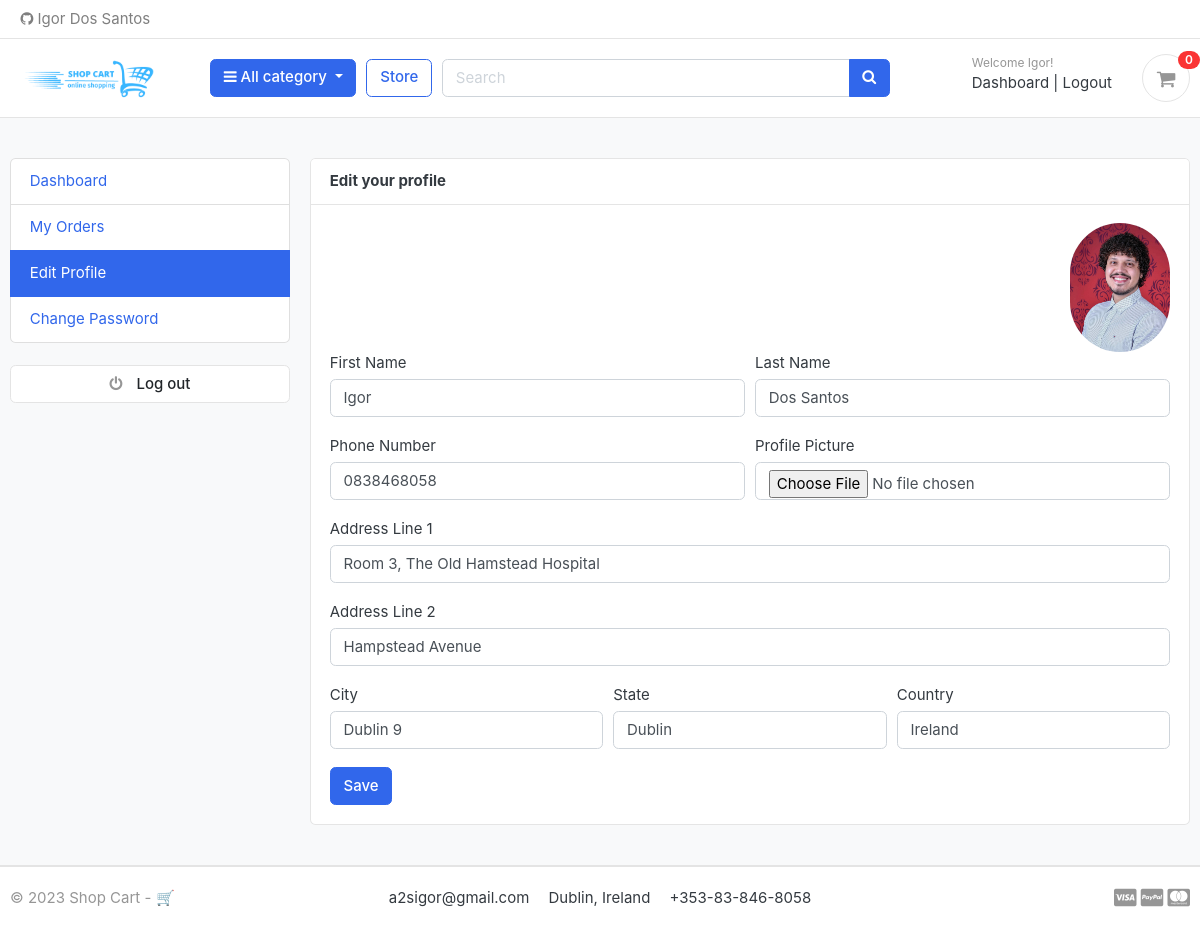
The app's page /accounts/edit_profile/ (signed in) with its own data.
### accounts/models.py (models this page shows, shortened)
class Account(AbstractBaseUser):
    first_name      = models.CharField(max_length=50)
    last_name       = models.CharField(max_length=50)
    username        = models.CharField(max_length=50, unique=True)
    email           = models.EmailField(max_length=100, unique=True)
    phone_number    = models.CharField(max_length=50)
    date_joined     = models.DateTimeField(auto_now_add=True)
    last_login      = models.DateTimeField(auto_now_add=True)
    is_admin        = models.BooleanField(default=False)
    is_staff        = models.BooleanField(default=False)
    is_active        = models.BooleanField(default=False)
    is_superadmin        = models.BooleanField(default=False)
    USERNAME_FIELD = 'email'
    REQUIRED_FIELDS = ['username', 'first_name', 'last_name']
    objects = MyAccountManager()

class UserProfile(models.Model):
    user = models.OneToOneField(Account, on_delete=models.CASCADE) #only one profile for each person
    address_line_1 = models.CharField(blank=True, max_length=100)
    address_line_2 = models.CharField(blank=True, max_length=100)
    profile_picture = models.ImageField(blank=True, upload_to='userprofile')
    city = models.CharField(blank=True, max_length=20)
    state = models.CharField(blank=True, max_length=20)
    country = models.CharField(blank=True, max_length=20)

### accounts/views.py (the view)
# urls.py: path('edit_profile/', views.edit_profile, name='edit_profile'),
@login_required(login_url='login')
def edit_profile(request):
    userprofile = get_object_or_404(UserProfile, user=request.user)
    if request.method == 'POST':
        user_form = UserForm(request.POST, instance=request.user)
        profile_form = UserProfileForm(request.POST, request.FILES, instance=userprofile)
        if user_form.is_valid() and profile_form.is_valid():
            user_form.save()
            profile_form.save()
            messages.success(request, 'Your profile has been updated.')
            return redirect('edit_profile')
    else:
        user_form = UserForm(instance=request.user)
        profile_form = UserProfileForm(instance=userprofile)
    context = {
        'user_form': user_form,
        'profile_form': profile_form,
        'userprofile': userprofile,
    }
    return render(request, 'accounts/edit_profile.html', context)

### accounts/forms.py
class UserForm(forms.ModelForm):
    class Meta:
        model = Account
        fields = ('first_name', 'last_name', 'phone_number')
    def __init__(self, *args, **kwargs):
        super(UserForm, self).__init__(*args, **kwargs)
        for field in self.fields:
            self.fields[field].widget.attrs['class'] = 'form-control'

class UserProfileForm(forms.ModelForm):
    profile_picture = forms.ImageField(required=False, error_messages = {'invalid':("Image files only")}, widget=forms.FileInput)
    class Meta:
        model = UserProfile
        fields = ('address_line_1', 'address_line_2', 'city', 'state', 'country', 'profile_picture')
    def __init__(self, *args, **kwargs):
        super(UserProfileForm, self).__init__(*args, **kwargs)
        for field in self.fields:
            self.fields[field].widget.attrs['class'] = 'form-control'

### carts/context_processors.py (called while the page is built)
def counter(request):
    cart_count = 0
    if 'admin' in request.path:
        return{}
    else:
        try:
            cart = Cart.objects.filter(cart_id=_cart_id(request))
            if request.user.is_authenticated:
                cart_items = CartItem.objects.all().filter(user=request.user)
            else:
                 cart_items = CartItem.objects.all().filter(cart=cart[:1])
            for cart_item in cart_items:
                cart_count += cart_item.quantity
        except cart.DoesNotExist:
            cart_count = 0
    return dict(cart_count = cart_count)

### carts/views.py (called while the page is built)
def _cart_id(request):
    cart = request.session.session_key
    if not cart:
        cart = request.session.create()
    return cart

### category/context_processors.py (called while the page is built)
def menu_links(request):
    links = Category.objects.all()
    return dict(links=links)

### category/models.py (called while the page is built)
    def get_url(self):
        return reverse('products_by_category', args=[self.slug])

### templates/accounts/edit_profile.html (shortened to what this page needs)
{% extends 'base.html' %}
{% block content %}
<section class="section-conten padding-y bg">
<div class="container">
	<div class="row">
	{% include 'includes/dashboard_sidebar.html' %}
	<main class="col-md-9">
		<article class="card">
		<header class="card-header">
			<strong class="d-inline-block mr-3">Edit your profile</strong>
		</header>
		<div class="card-body">
			<div class="text-right">
				<img src="{{userprofile.profile_picture.url}}" alt="Profile Picture" width="100" style="border-radius:50px;">
			</div>
			<div class="row">
			<div class="col-md-12">
				<form action="{% url 'edit_profile' %}" method="POST" enctype="multipart/form-data">
					<div class="form-row">
						<div class="form-group col-md-6">
							<label>First Name</label>
							{{user_form.first_name}}
						</div>
						<div class="form-group col-md-6">
							<label>Last Name</label>
							{{user_form.last_name}}
						</div>
					</div>
					<div class="form-row">
						<div class="form-group col-md-6">
							<label>Phone Number</label>
							{{user_form.phone_number}}
						</div>
						<div class="form-group col-md-6">
							<label>Profile Picture</label>
							{{profile_form.profile_picture}}
						</div>
					</div>
					<div class="form-group">
						<label>Address Line 1</label>
						{{profile_form.address_line_1}}
					</div>
					<div class="form-group">
						<label>Address Line 2</label>
						{{profile_form.address_line_2}}
					</div>
					<div class="form-row">
						<div class="form-group col-md-4">
							<label>City</label>
							{{profile_form.city}}
						</div>
						<div class="form-group col-md-4">
							<label>State</label>
							{{profile_form.state}}
						</div>
						<div class="form-group col-md-4">
							<label>Country</label>
							{{profile_form.country}}
						</div>
					</div>
					<input type="submit" value="Save" class="btn btn-primary">
				</form>
			</div>
			</div>
		</div>
		</article>
	</main>
</div>
</div>
</section>
{% endblock %}

### templates/includes/navbar.html (shortened to what this page needs)
{% load static %}
<header class="section-header">
    <nav class="navbar p-md-0 navbar-expand-sm navbar-light border-bottom">
    <div class="container">
      <div class="collapse navbar-collapse" id="navbarTop4">
        <ul class="navbar-nav">
            <li><a href="https://github.com/Igor-dos-santos" class="nav-link" target="_blank"> <i class="fa fa-github"></i> Igor Dos Santos </a></li>
        </ul>
      </div>
    </div>
    </nav>
    <section class="header-main border-bottom">
        <div class="container">
    <div class="row align-items-center">
        <div class="col-lg-2 col-md-3 col-6">
            <a href="{% url 'home' %}" class="brand-wrap">
                <img class="logo" src="{% static './images/logo.jpg' %}">
            </a>
        </div>
        <div class="col-lg col-sm col-md col-6 flex-grow-0">
            <div class="category-wrap dropdown d-inline-block float-right">
                <button type="button" class="btn btn-primary dropdown-toggle" data-toggle="dropdown">
                    <i class="fa fa-bars"></i> All category
                </button>
            </div>
        </div>
        <a href="{% url 'store' %}" class="btn btn-outline-primary">Store</a>
        <div class="col-lg  col-md-6 col-sm-12 col">
            <form action="{% url 'search' %}" class="search">
                <div class="input-group w-100">
                    <input type="text" class="form-control" style="width:60%;" placeholder="Search" name="keyword">
                    <div class="input-group-append">
                      <button class="btn btn-primary" type="submit">
                        <i class="fa fa-search"></i>
                      </button>
                    </div>
                </div>
            </form>
        </div>
        <div class="col-lg-3 col-sm-6 col-8 order-2 order-lg-3">
                    <div class="d-flex justify-content-end mb-3 mb-lg-0">
                        {% if user.id is None %}
                        <div class="widget-header">
                            <small class="title text-muted">Welcome guest!</small>
                            <div>
                                <a href="{% url 'login' %}">Sign in</a> <span class="dark-transp"> | </span>
                                <a href="{% url 'register' %}"> Register</a>
                            </div>
                        </div>
                        {% else %}
                        <div class="widget-header">
                            <small class="title text-muted">Welcome {{user.first_name}}!</small>
                            <div>
                                <a href="{% url 'dashboard' %}">Dashboard</a> <span class="dark-transp"> | </span>
                                <a href="{% url 'logout' %}"> Logout</a>
                            </div>
                        </div>
                        {% endif %}
                        <a href="{% url 'cart' %}" class="widget-header pl-3 ml-3">
                            <div class="icon icon-sm rounded-circle border"><i class="fa fa-shopping-cart"></i></div>
                            <span class="badge badge-pill badge-danger notify">{{cart_count}}</span>
                        </a>
                    </div>
                </div>
    </div>
        </div>
    </section>
    </header>

### static/css/ui.css (style rules this page uses)
html { font-family: "Inter", sans-serif; font-size: 15px; }
.icon-xs, .icon-sm, .icon-md, .icon-lg { display: inline-block; text-align: center; flex-shrink: 0; flex-grow: 0; }
.icon-sm { width: 48px; height: 48px; line-height: 48px !important; font-size: 20px; }
.padding-y { padding-top: 40px; padding-bottom: 40px; }
article:after, .form-group:after { display: block; clear: both; content: ""; }
.bg { background-color: #f8f9fa; }
.header-main { position: relative; padding-top: 1rem; padding-bottom: 1rem; }
.brand-wrap .logo, .navbar-brand .logo { margin-right: 7px; max-height: 42px; display: inline-block; }
.widget-header { display: inline-block; vertical-align: middle; position: relative; }
.widget-header a { color: #343a40; }
.widget-header i { color: #969696; }
.widget-header .title { display: block; }
.widget-header .notify { position: absolute; top: -3px; right: -10px; }
.notify { position: absolute; top: -4px; right: -10px; display: inline-block; padding: 0.25em 0.6em; font-size: 12px; line-height: 1; text-align: center; border-radius: 3rem; color: #fff; background-color: #fa3434; }

### records on screen
Account: first_name "Igor", last_name "Dos Santos", phone_number "0838468058"
UserProfile: profile_picture (picture), address_line_1 "Room 3, The Old Hamstead Hospital", address_line_2 "Hampstead Avenue", city "Dublin 9", state "Dublin", country "Ireland"

### other values on screen
{{ cart_count }} "0"
